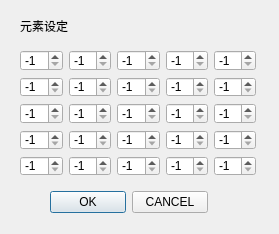
<?xml version="1.0" encoding="UTF-8"?>
<ui version="4.0">
 <class>grayElementDialog</class>
 <widget class="QDialog" name="grayElementDialog">
  <property name="geometry">
   <rect>
    <x>0</x>
    <y>0</y>
    <width>279</width>
    <height>234</height>
   </rect>
  </property>
  <property name="windowTitle">
   <string>Dialog</string>
  </property>
  <widget class="QLabel" name="label">
   <property name="geometry">
    <rect>
     <x>20</x>
     <y>20</y>
     <width>54</width>
     <height>12</height>
    </rect>
   </property>
   <property name="text">
    <string>元素设定</string>
   </property>
  </widget>
  <widget class="QWidget" name="">
   <property name="geometry">
    <rect>
     <x>20</x>
     <y>50</y>
     <width>236</width>
     <height>126</height>
    </rect>
   </property>
   <layout class="QGridLayout" name="gridLayout">
    <item row="0" column="0">
     <widget class="QSpinBox" name="spinBox">
      <property name="minimum">
       <number>-1</number>
      </property>
      <property name="maximum">
       <number>255</number>
      </property>
      <property name="value">
       <number>-1</number>
      </property>
     </widget>
    </item>
    <item row="0" column="1">
     <widget class="QSpinBox" name="spinBox_2">
      <property name="minimum">
       <number>-1</number>
      </property>
      <property name="maximum">
       <number>255</number>
      </property>
      <property name="value">
       <number>-1</number>
      </property>
     </widget>
    </item>
    <item row="0" column="2">
     <widget class="QSpinBox" name="spinBox_3">
      <property name="minimum">
       <number>-1</number>
      </property>
      <property name="maximum">
       <number>255</number>
      </property>
      <property name="value">
       <number>-1</number>
      </property>
     </widget>
    </item>
    <item row="0" column="3">
     <widget class="QSpinBox" name="spinBox_4">
      <property name="minimum">
       <number>-1</number>
      </property>
      <property name="maximum">
       <number>255</number>
      </property>
      <property name="value">
       <number>-1</number>
      </property>
     </widget>
    </item>
    <item row="0" column="4">
     <widget class="QSpinBox" name="spinBox_5">
      <property name="minimum">
       <number>-1</number>
      </property>
      <property name="maximum">
       <number>255</number>
      </property>
      <property name="value">
       <number>-1</number>
      </property>
     </widget>
    </item>
    <item row="1" column="0">
     <widget class="QSpinBox" name="spinBox_6">
      <property name="minimum">
       <number>-1</number>
      </property>
      <property name="maximum">
       <number>255</number>
      </property>
      <property name="value">
       <number>-1</number>
      </property>
     </widget>
    </item>
    <item row="1" column="1">
     <widget class="QSpinBox" name="spinBox_7">
      <property name="minimum">
       <number>-1</number>
      </property>
      <property name="maximum">
       <number>255</number>
      </property>
      <property name="value">
       <number>-1</number>
      </property>
     </widget>
    </item>
    <item row="1" column="2">
     <widget class="QSpinBox" name="spinBox_8">
      <property name="minimum">
       <number>-1</number>
      </property>
      <property name="maximum">
       <number>255</number>
      </property>
      <property name="value">
       <number>-1</number>
      </property>
     </widget>
    </item>
    <item row="1" column="3">
     <widget class="QSpinBox" name="spinBox_9">
      <property name="minimum">
       <number>-1</number>
      </property>
      <property name="maximum">
       <number>255</number>
      </property>
      <property name="value">
       <number>-1</number>
      </property>
     </widget>
    </item>
    <item row="1" column="4">
     <widget class="QSpinBox" name="spinBox_10">
      <property name="minimum">
       <number>-1</number>
      </property>
      <property name="maximum">
       <number>255</number>
      </property>
      <property name="value">
       <number>-1</number>
      </property>
     </widget>
    </item>
    <item row="2" column="0">
     <widget class="QSpinBox" name="spinBox_11">
      <property name="minimum">
       <number>-1</number>
      </property>
      <property name="maximum">
       <number>255</number>
      </property>
      <property name="value">
       <number>-1</number>
      </property>
     </widget>
    </item>
    <item row="2" column="1">
     <widget class="QSpinBox" name="spinBox_12">
      <property name="minimum">
       <number>-1</number>
      </property>
      <property name="maximum">
       <number>255</number>
      </property>
      <property name="value">
       <number>-1</number>
      </property>
     </widget>
    </item>
    <item row="2" column="2">
     <widget class="QSpinBox" name="spinBox_13">
      <property name="minimum">
       <number>-1</number>
      </property>
      <property name="maximum">
       <number>255</number>
      </property>
      <property name="value">
       <number>-1</number>
      </property>
     </widget>
    </item>
    <item row="2" column="3">
     <widget class="QSpinBox" name="spinBox_14">
      <property name="minimum">
       <number>-1</number>
      </property>
      <property name="maximum">
       <number>255</number>
      </property>
      <property name="value">
       <number>-1</number>
      </property>
     </widget>
    </item>
    <item row="2" column="4">
     <widget class="QSpinBox" name="spinBox_15">
      <property name="minimum">
       <number>-1</number>
      </property>
      <property name="maximum">
       <number>255</number>
      </property>
      <property name="value">
       <number>-1</number>
      </property>
     </widget>
    </item>
    <item row="3" column="0">
     <widget class="QSpinBox" name="spinBox_16">
      <property name="minimum">
       <number>-1</number>
      </property>
      <property name="maximum">
       <number>255</number>
      </property>
      <property name="value">
       <number>-1</number>
      </property>
     </widget>
    </item>
    <item row="3" column="1">
     <widget class="QSpinBox" name="spinBox_17">
      <property name="minimum">
       <number>-1</number>
      </property>
      <property name="maximum">
       <number>255</number>
      </property>
      <property name="value">
       <number>-1</number>
      </property>
     </widget>
    </item>
    <item row="3" column="2">
     <widget class="QSpinBox" name="spinBox_18">
      <property name="minimum">
       <number>-1</number>
      </property>
      <property name="maximum">
       <number>255</number>
      </property>
      <property name="value">
       <number>-1</number>
      </property>
     </widget>
    </item>
    <item row="3" column="3">
     <widget class="QSpinBox" name="spinBox_19">
      <property name="minimum">
       <number>-1</number>
      </property>
      <property name="maximum">
       <number>255</number>
      </property>
      <property name="value">
       <number>-1</number>
      </property>
     </widget>
    </item>
    <item row="3" column="4">
     <widget class="QSpinBox" name="spinBox_20">
      <property name="minimum">
       <number>-1</number>
      </property>
      <property name="maximum">
       <number>255</number>
      </property>
      <property name="value">
       <number>-1</number>
      </property>
     </widget>
    </item>
    <item row="4" column="0">
     <widget class="QSpinBox" name="spinBox_21">
      <property name="minimum">
       <number>-1</number>
      </property>
      <property name="maximum">
       <number>255</number>
      </property>
      <property name="value">
       <number>-1</number>
      </property>
     </widget>
    </item>
    <item row="4" column="1">
     <widget class="QSpinBox" name="spinBox_22">
      <property name="minimum">
       <number>-1</number>
      </property>
      <property name="maximum">
       <number>255</number>
      </property>
      <property name="value">
       <number>-1</number>
      </property>
     </widget>
    </item>
    <item row="4" column="2">
     <widget class="QSpinBox" name="spinBox_23">
      <property name="minimum">
       <number>-1</number>
      </property>
      <property name="maximum">
       <number>255</number>
      </property>
      <property name="value">
       <number>-1</number>
      </property>
     </widget>
    </item>
    <item row="4" column="3">
     <widget class="QSpinBox" name="spinBox_24">
      <property name="minimum">
       <number>-1</number>
      </property>
      <property name="maximum">
       <number>255</number>
      </property>
      <property name="value">
       <number>-1</number>
      </property>
     </widget>
    </item>
    <item row="4" column="4">
     <widget class="QSpinBox" name="spinBox_25">
      <property name="minimum">
       <number>-1</number>
      </property>
      <property name="maximum">
       <number>255</number>
      </property>
      <property name="value">
       <number>-1</number>
      </property>
     </widget>
    </item>
   </layout>
  </widget>
  <widget class="QWidget" name="">
   <property name="geometry">
    <rect>
     <x>50</x>
     <y>190</y>
     <width>158</width>
     <height>25</height>
    </rect>
   </property>
   <layout class="QGridLayout" name="gridLayout_2">
    <item row="0" column="0">
     <widget class="QPushButton" name="okButton">
      <property name="text">
       <string>OK</string>
      </property>
     </widget>
    </item>
    <item row="0" column="1">
     <widget class="QPushButton" name="cancelButton">
      <property name="text">
       <string>CANCEL</string>
      </property>
     </widget>
    </item>
   </layout>
  </widget>
 </widget>
 <resources/>
 <connections/>
</ui>
